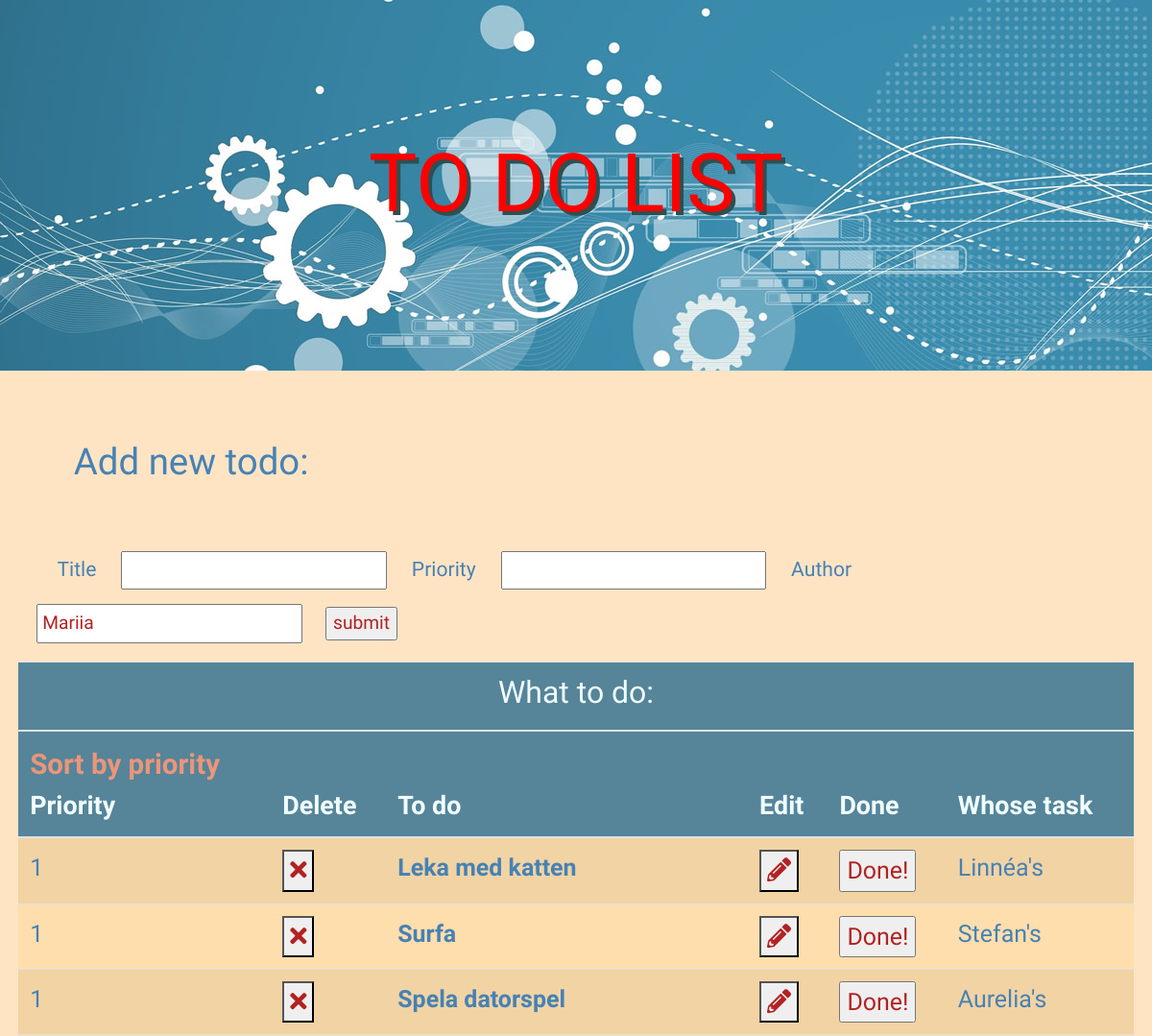
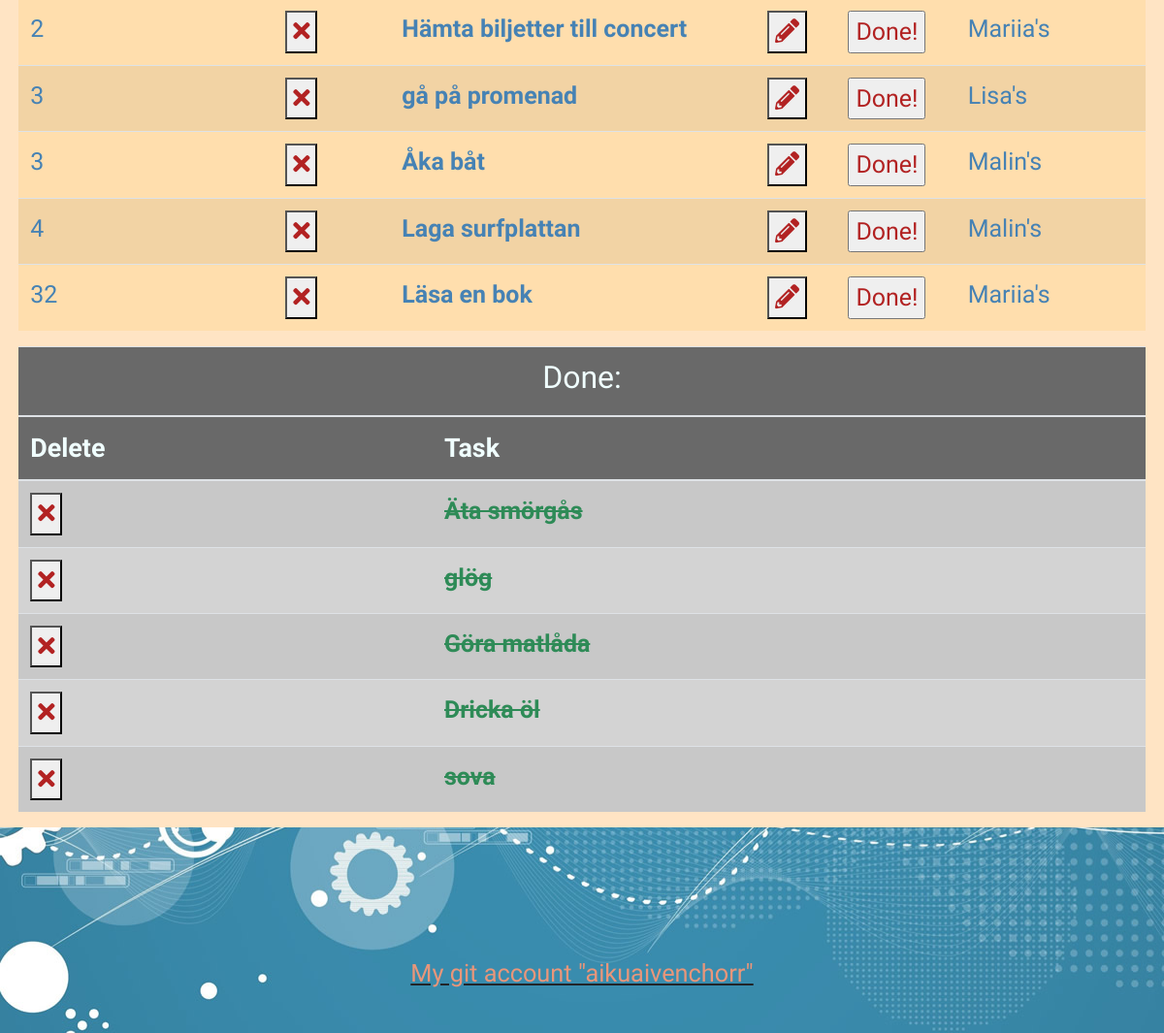
Screenshot of /index.php?sortByPriority=true with the database file from the repository (2 pictures, top to bottom).
### tables this page shows
CREATE TABLE `todo` (
  `id` int(6) UNSIGNED NOT NULL,
  `title` varchar(64) NOT NULL,
  `completed` tinyint(1) DEFAULT '0',
  `priority` int(6) UNSIGNED NOT NULL,
  `createdBy` varchar(64) NOT NULL
);

### partials/order_by_priority.php (called while the page is built)
<?php
require 'db.php';
    $statement = $pdo->prepare(
      "SELECT * FROM `todo`
      ORDER BY `todo`.`priority` ASC;
      "
    );
$statement->execute();
$todos = $statement->fetchAll(PDO::FETCH_ASSOC);

### partials/show_title_or_edit_title.php (called while the page is built, shortened)
    <?php
$flagEdit = false;

### partials/todo_listing.php (the view, shortened to what this page needs)
<div id="not_completed">
<table class="table table-striped" id="todo" >
    <thead>
        <tr>
            <th colspan="6" class="text-center"><h2>What to do:</h2></th>
        </tr>
        <tr>
            <th id="priority">
            <?php
            echo '<a href ="index.php?sortByPriority=true#priority">Sort by priority</a> <br>';
            ?>
            Priority
            </th>
            <th>Delete</th>
            <th>To do</th>
            <th>Edit</th>
            <th>Done</th>
            <th>Whose task</th>
         </tr>
    </thead>
    <tbody>
<?php
    foreach($todoList as $todo){
        $id = $todo['id'];
        $title = $todo['title'];
         echo '<tr>';
         echo   '<td>' . $todo['priority'] . '</td>' ;
         echo  '<td><form name="form_delete" method="POST" action="' . $_SERVER['PHP_SELF'] . '">
                <input type="hidden"  name="deleteId" value="' . $id . '">
                <button type="submit" id="delete" name="deleteSubmit"  title="Delete" value="delete"><i class="fas fa-times"></i></button>
                </form> </td>' ;
           if($flagEdit == false)  {
                echo  " <td><strong>" . $title  . "</strong> </td>";
                echo    '<td><form name="form_editFlag" method="GET" action="' . $_SERVER['PHP_SELF'] . '#edit">
                <input type="hidden"  name="flagEdit" value="true">
                <input type="hidden"  name="id" value="' . $id . '">
                <button type="submit" id="editFlagSubmit" name="flagSubmit"  title="Edit" value="editFlag"><i class="fas fa-pencil-alt"></i></button>
                </form> </td>' ;
            }
            echo  '<td><form name="form_completed" method="POST" action="' . $_SERVER['PHP_SELF'] . '"> <input type="hidden" value="' . $id . '" name="id" id="title">
            <input type="hidden" value="1" name="completed" id="completed">
            <input type="submit" value="Done!">
            </form> </td>' ;
            $author =  $todo['createdBy'];
            echo   "<td> ". $author . "'s</td>";
            echo '</tr>';
    }
?>
    </tbody>
</table>
</div>

### partials/done_listing.php
<div id="completed">
<table class="table table-striped" id="done" >
      <thead>
          <tr>  <th colspan="2" class="text-center"><h2>Done:</h2></th></tr>
            <tr>
               <th>Delete</th>
               <th>Task</th>
            </tr>
      </thead>
      <tbody>
 <?php
foreach($doneList as $todo){
      $id = $todo['id'];
      echo '<tr>';
      echo '<td> <form name="form_delete_from_done" method="POST" action="' . $_SERVER['PHP_SELF'] . '">
          <input type="hidden"  name="deleteId" value="' . $id . '">
          <button type="submit" id="delete" name="deleteSubmit"  title="Delete" value="delete"><i class="fas fa-times"></i></button> </form></td> ' ;
      echo   " <td><strong> <strike>"  .  $todo['title'] . " </strike></strong></td>";
      echo '</tr>';
}
?>
      </tbody>
</table>
</div>

### css/style.css (style rules this page uses)
body { font-family: 'Handlee', cursive; font-size: 1.2em; background-color: bisque; margin: 0; }
form { display: inline-block; }
button, input[type='submit'] { cursor: pointer; color: firebrick; }
a { color: darksalmon; font-size: 1.1em; }
th { font-size: 1.4em; color: azure; background-color: #568499; }
td { color: steelblue; font-size: 1.3em; }
#completed th { color: azure; background-color: dimgrey; }
#completed td { color: seagreen; }
table#todo { background-color: navajowhite; }
table#done { background-color: lightgray; }

### rows the page displays
todo: priority "1", title "Leka med katten", createdBy "Linnéa"
todo: priority "1", title "Surfa", createdBy "Stefan"
todo: priority "1", title "Spela datorspel", createdBy "Aurelia"
todo: priority "2", title "Hämta biljetter till concert", createdBy "Mariia"
todo: priority "3", title "gå på promenad", createdBy "Lisa"
todo: priority "3", title "Åka båt", createdBy "Malin"
todo: priority "4", title "Laga surfplattan", createdBy "Malin"
todo: priority "32", title "Läsa en bok", createdBy "Mariia"
todo: title "Äta smörgås"
todo: title "glög"
todo: title "Göra matlåda"
todo: title "Dricka öl"
todo: title "sova"
